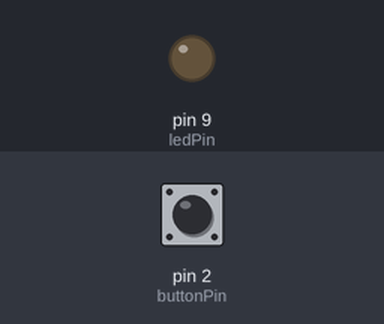
Recording of a sketch running on a simulated Arduino Uno, built with avr-gcc and run on an emulated ATmega328P. Parts: output pins drawn as LEDs (lit = HIGH). Dashed ring = blinking. The test bench sets the inputs (shaded band); at power-on: pin 2 (buttonPin) HIGH.

Above: at 1.2 s.
1.3 s: pin 2 (buttonPin) pulled LOW for 0.15 s
At 2.1 s:
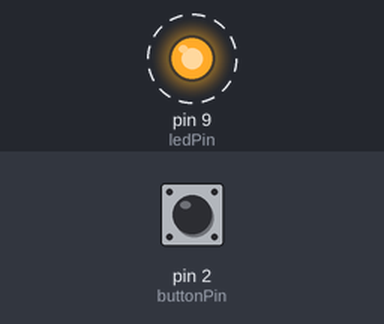
Timing chart, 0 to 10.4 s (numbered marks = the images above; inputs shaded):
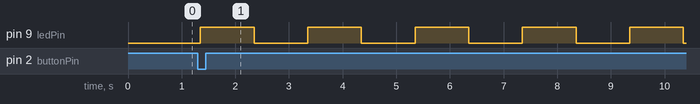

Measured:
- after the input at 1.3 s, pin 9 (ledPin): alternates HIGH for 1.0 s and LOW for 1.0 s, starting after 0.05 s

The sketch:

switch_led_blinking.ino
```cpp
const int ledPin = 9;
const int buttonPin = 2;

int mode = 0;                 // 0=OFF, 1=0.5Hz, 2=1Hz, 3=2Hz
bool ledState = LOW;

unsigned long previousMillis = 0;
unsigned long interval = 0;

// Button debounce
bool lastButtonState = HIGH;
bool buttonState = HIGH;
unsigned long lastDebounceTime = 0;
const unsigned long debounceDelay = 50;

void setup() {
  pinMode(ledPin, OUTPUT);
  pinMode(buttonPin, INPUT_PULLUP);
  digitalWrite(ledPin, LOW);
}

void loop() {
  handleButton();
  handleBlink();
}

void handleButton() {
  bool reading = digitalRead(buttonPin);

  if (reading != lastButtonState) {
    lastDebounceTime = millis();
  }

  if ((millis() - lastDebounceTime) > debounceDelay) {
    if (reading != buttonState) {
      buttonState = reading;

      // Button pressed (LOW because INPUT_PULLUP)
      if (buttonState == LOW) {
        mode++;
        if (mode > 3) mode = 0;

        switch (mode) {
          case 0: interval = 0; break;       // OFF
          case 1: interval = 1000; break;    // 0.5 Hz
          case 2: interval = 500; break;     // 1 Hz
          case 3: interval = 250; break;     // 2 Hz
        }

        digitalWrite(ledPin, LOW);
        ledState = LOW;
      }
    }
  }

  lastButtonState = reading;
}

void handleBlink() {
  if (mode == 0) {
    digitalWrite(ledPin, LOW);
    return;
  }

  unsigned long currentMillis = millis();

  if (currentMillis - previousMillis >= interval) {
    previousMillis = currentMillis;
    ledState = !ledState;
    digitalWrite(ledPin, ledState);
  }
}
```
